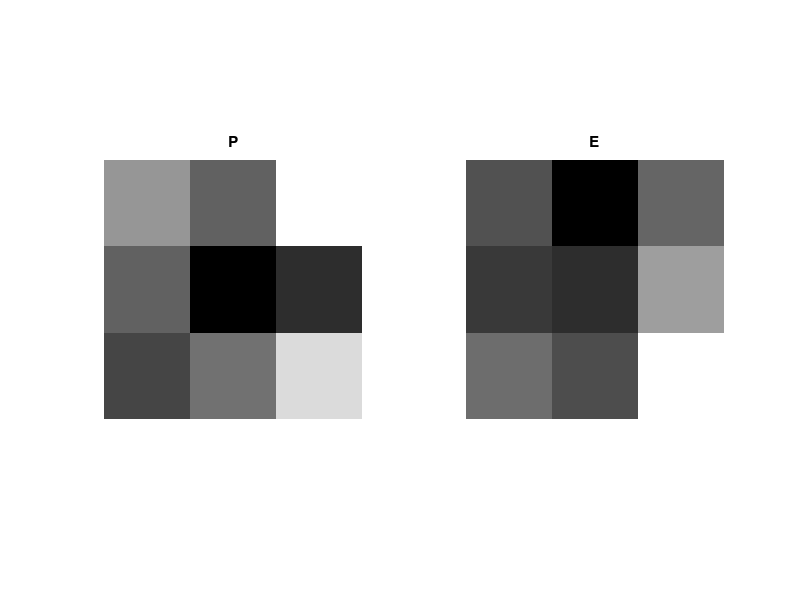

Reproduce this figure in MATLAB.
% =====================================================
% UTS Matematika Sains Data — Semester Genap 2025/2026
% Soal 2 — Enkripsi Citra Logo Toko dengan Invers Matriks 3x3
% ---------------------------------------------------
% Nama : Ananda Darryl Putra Ardianti
% NIM : 2510514028
% Parameter: N=28, a=2, b=8, K=11, theta0=100, alpha=0.009
% Tanggal: 2026-04-26
% =====================================================
clc; clear; close all;
% Parameter personalisasi
N = 28; a = 2; b = 8; K = 11;
theta0 = 100; % derajat
alpha_lr = 0.009;

A = [3 8 2; 1 4 8; 8 1 5];

det(A) %[output:83b41c23]
inv(A) %[output:2d048fca]

norm(inv(A) - inv(A),'fro') %[output:66efb025]

P = [120 78 200; 80 4 38; 58 90 170];

E = A*P %[output:5986fd49]
P2 = inv(A)*E %[output:28e16aba]

figure;
subplot(1,2,1); imshow(P,[]);
title('P');
subplot(1,2,2); imshow(E,[]);
title('E');

%[appendix]{"version":"1.0"}
%---
%[metadata:view]
%   data: {"layout":"onright","rightPanelPercent":7.1}
%---
%[output:83b41c23]
%   data: {"dataType":"textualVariable","outputData":{"name":"ans","value":"446"}}
%---
%[output:2d048fca]
%   data: {"dataType":"matrix","outputData":{"columns":3,"name":"ans","rows":3,"type":"double","value":[["0.0269","-0.0852","0.1256"],["0.1323","-0.0022","-0.0493"],["-0.0695","0.1368","0.0090"]]}}
%---
%[output:66efb025]
%   data: {"dataType":"textualVariable","outputData":{"name":"ans","value":"0"}}
%---
%[output:5986fd49]
%   data: {"dataType":"matrix","outputData":{"columns":3,"name":"E","rows":3,"type":"double","value":[["1116","446","1244"],["904","814","1712"],["1330","1078","2488"]]}}
%---
%[output:28e16aba]
%   data: {"dataType":"matrix","outputData":{"columns":3,"name":"P2","rows":3,"type":"double","value":[["120.0000","78.0000","200.0000"],["80.0000","4.0000","38.0000"],["58.0000","90.0000","170.0000"]]}}
%---
